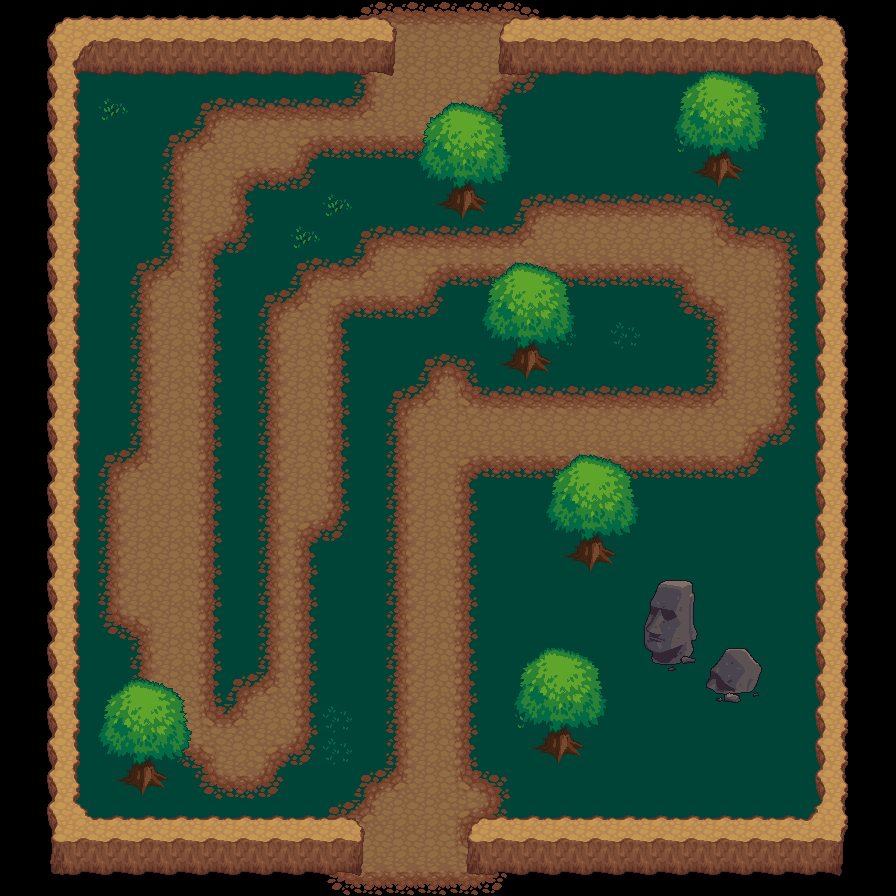

A level layout from a 2D game, rendered from its tile map. Below: a short description, then the map file with tile-grid data replaced by summaries:
An orthogonal 28x28 tile map with 32x32 px tiles, 4 tile layers (background, details, walls, foreground) and 33 objects.

<map version="1.4" tiledversion="1.4.3" orientation="orthogonal" renderorder="right-down" width="28" height="28" tilewidth="32" tileheight="32" infinite="0" nextlayerid="8" nextobjectid="35">
 <tileset firstgid="1" source="klipartz.com.tsx" />
 <layer id="1" name="background" width="28" height="28">
  <data>[784 cells, 576 non-empty, 1 distinct tile ids]</data>
 </layer>
 <layer id="2" name="details" width="28" height="28">
  <data>[784 cells, 325 non-empty, 28 distinct tile ids]</data>
 </layer>
 <layer id="6" name="walls" width="28" height="28">
  <data>[784 cells, 232 non-empty, 17 distinct tile ids]</data>
 </layer>
 <objectgroup id="7" name="collisions">
  <object id="7" x="452.909" y="184.364" width="22" height="24.5455" />
  <object id="8" x="442.727" y="201.455" width="13.6364" height="7.09091" />
  <object id="9" x="457.455" y="205.091" width="7.09091" height="10" />
  <object id="10" x="471.818" y="202.182" width="10" height="7.09091" />
  <object id="11" x="475.091" y="196.182" width="3.45455" height="5.27273" />
  <object id="12" x="708" y="153" width="22.5" height="23.5" />
  <object id="13" x="699.375" y="169.375" width="10.75" height="6.375" />
  <object id="14" x="713.125" y="176.5" width="8.875" height="5.25" />
  <object id="15" x="728.25" y="170.25" width="8.5" height="6.75" />
  <object id="16" x="730" y="164.875" width="5.875" height="5.375" />
  <object id="17" x="516" y="344.909" width="22.5455" height="23.8182" />
  <object id="18" x="506.182" y="359.273" width="14.7273" height="7.81818" />
  <object id="19" x="523.818" y="368.182" width="5.45455" height="5.81818" />
  <object id="20" x="540" y="358.364" width="4.90909" height="10.1818" />
  <object id="21" x="580" y="534.727" width="22.3636" height="27.6364" />
  <object id="22" x="572.545" y="552.545" width="11.2727" height="7.45455" />
  <object id="23" x="598" y="549.091" width="11.2727" height="12" />
  <object id="24" x="548.364" y="724.909" width="23.2727" height="29.0909" />
  <object id="25" x="540" y="744.182" width="11.6364" height="7.09091" />
  <object id="26" x="567.818" y="744.545" width="10.9091" height="8.54545" />
  <object id="27" x="649.25" y="630.75" width="44.25" height="31.25" />
  <object id="28" x="644.75" y="630.25" width="7" height="16.75" />
  <object id="29" x="710.75" y="668.25" width="42.25" height="23.25" />
  <object id="30" x="718.25" y="660.25" width="38.75" height="17.5" />
  <object id="31" x="724.727" y="649.455" width="23.6364" height="12.5455" />
  <object id="32" x="131" y="756.75" width="24" height="29" />
  <object id="33" x="123.125" y="777.75" width="10" height="6.25" />
  <object id="34" x="152.625" y="773.625" width="8.25" height="11.5" />
 </objectgroup>
 <objectgroup id="4" name="exits">
  <object id="1" x="395" y="62" width="97" height="21" />
  <object id="2" x="378" y="817" width="84" height="20" />
 </objectgroup>
 <objectgroup id="5" name="enemies">
  <object id="4" x="194.75" y="435" />
  <object id="5" x="730" y="438" />
  <object id="6" x="502" y="607" />
 </objectgroup>
 <layer id="3" name="foreground" width="28" height="28">
  <data>[784 cells, 58 non-empty, 13 distinct tile ids]</data>
 </layer>
</map>
